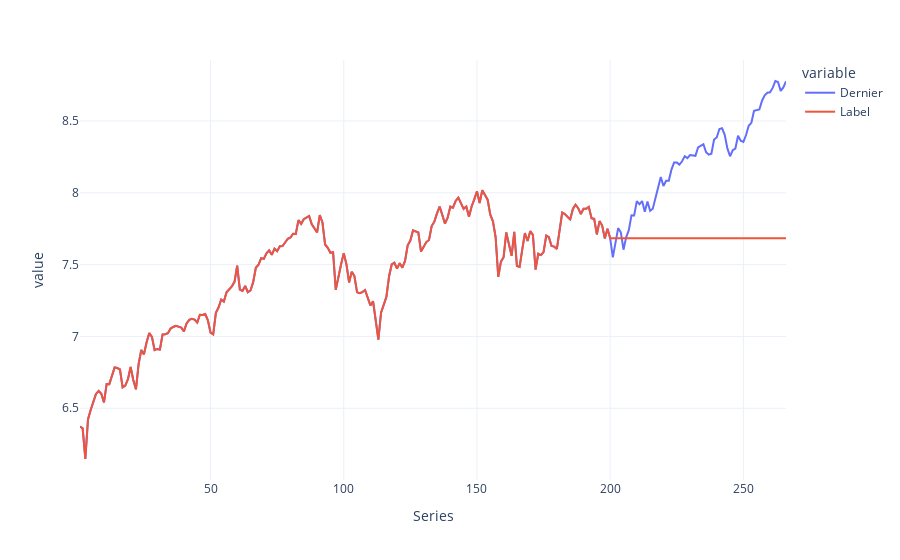

This figure's notebook cell:
### Code cell
# line plot
fig = px.line(predictions, x='Series', y=["Dernier", "Label"], template = 'plotly_white')
fig.show()

### Figure 1 — Plotly figure (JSON) as saved in the notebook; plotly's stock layout.template omitted (floating-point values rounded to 4 significant figures; data arrays with more than 128 entries replaced by an {"elided": "..."} marker saying what was removed)
{"data": [{"hovertemplate": "variable=Dernier<br>Series=%{x}<br>value=%{y}<extra></extra>", "legendgroup": "Dernier", "line": {"color": "#636efa", "dash": "solid"}, "marker": {"symbol": "circle"}, "mode": "lines", "name": "Dernier", "orientation": "v", "showlegend": true, "type": "scatter", "x": {"elided": "266 int values"}, "xaxis": "x", "y": {"elided": "266 float values"}, "yaxis": "y"}, {"hovertemplate": "variable=Label<br>Series=%{x}<br>value=%{y}<extra></extra>", "legendgroup": "Label", "line": {"color": "#EF553B", "dash": "solid"}, "marker": {"symbol": "circle"}, "mode": "lines", "name": "Label", "orientation": "v", "showlegend": true, "type": "scatter", "x": {"elided": "266 int values"}, "xaxis": "x", "y": {"elided": "266 float values"}, "yaxis": "y"}], "layout": {"legend": {"title": {"text": "variable"}, "tracegroupgap": 0}, "margin": {"t": 60}, "xaxis": {"anchor": "y", "domain": [0, 1], "title": {"text": "Series"}}, "yaxis": {"anchor": "x", "domain": [0, 1], "title": {"text": "value"}}}}
